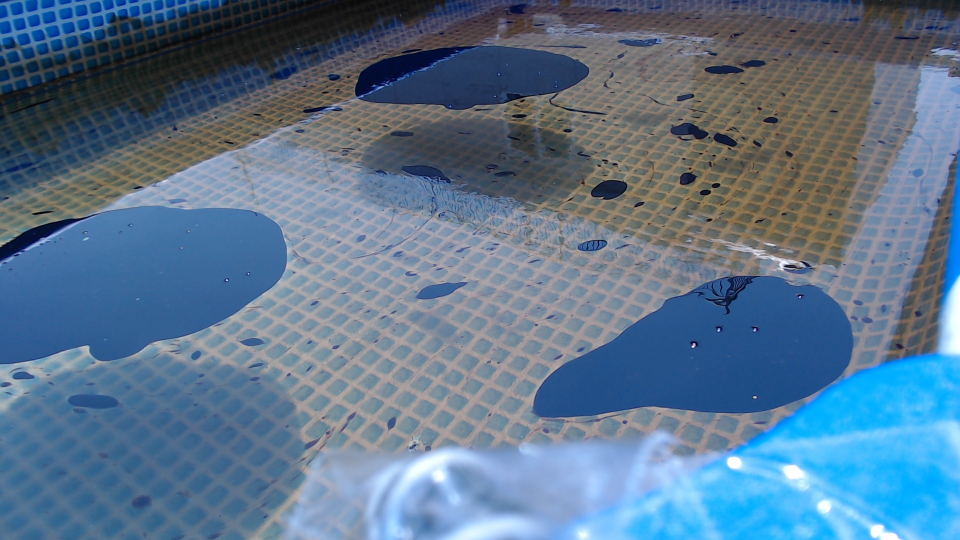
#> input picture img/2019-05-16 11:39:15:cam1.jpg, 1920 x 1080 px (shown at 1/2 size)
$ python test.1.py
#> lines starting #> are read from the running program, lines starting #| are printed output that depends on the picture; after the words box and inside, x2 and y2 are one past the last pixel; in counts of white or black regions, pixels touching at a corner belong together
import cv2
import numpy as np
import os


def mouse_callback(event, x, y ,flags, param):

    # mouse Left button clicked
    if event == cv2.EVENT_FLAG_MBUTTON and flags == cv2.EVENT_LBUTTONDOWN:
        X = x / 256
        Y = y / 256
        print(X,", ",Y)

cv2.namedWindow('mask')
cv2.setMouseCallback('mask', mouse_callback)

filter_list_row = 2
filter_list_col = 6
hsv_darkoil_filter_list = [
    #[(lower_bound_h, s, v), (upper_bound_h, s, v)]
    [(0, 0, 0), (179, 255, 200)],
    [(0, 0, 0), (179, 130, 150)],
    [(0, 0, 0), (179, 90, 120)],
    [(50, 80, 0), (179, 255, 200)],
    [(70, 70, 0), (179, 255, 200)],
    [(95, 50, 0), (179, 255, 200)],

    [(0, 0, 0), (179, 180, 120)],
    [(0, 0, 0), (179, 150, 150)],
    [(0, 0, 0), (179, 120, 180)],
    [(70, 100, 0), (179, 255, 200)],
    [(85, 85, 0), (179, 255, 200)],
    [(105, 70, 0), (179, 255, 200)],
]

path_dir = os.getcwd() + "/img/"
file_name = "2019-05-16 11:39:15:cam1.jpg"

img_rgb = cv2.imread(path_dir + file_name)
#> img_rgb is the input picture: shape (1080, 1920, 3); mean B, G, R 141.6, 117.2, 92.1
img_resize = cv2.resize(img_rgb, (256, 256), interpolation=cv2.INTER_AREA)

img_hsv = cv2.cvtColor(img_resize, cv2.COLOR_BGR2HSV)
#> img_hsv: shape (256, 256, 3); mean H, S, V 95.8, 91.8, 144.8
h, s, v = cv2.split(img_hsv)
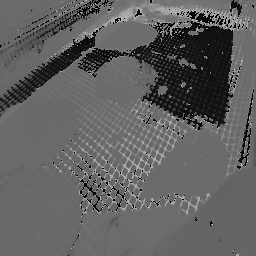
#> h: shape (256, 256); min 0, max 179, mean 95.8
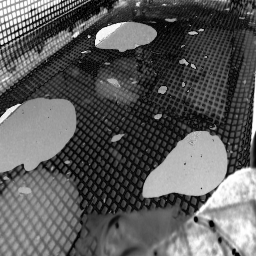
#> s: shape (256, 256); min 0, max 255, mean 91.8
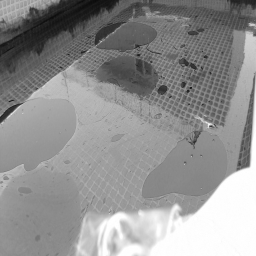
#> v: shape (256, 256); min 11, max 255, mean 144.8
hsv = np.concatenate((h, s, v), axis=1)
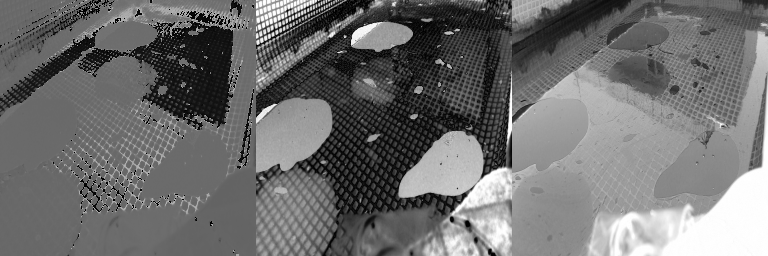
#> hsv: shape (256, 768); min 0, max 255, mean 110.8


mask_list = []

for index, filter in enumerate(hsv_darkoil_filter_list):
    hsv_lower_bound = filter[0]
    hsv_uppter_bound = filter[1]

    mask = cv2.inRange(img_hsv, hsv_lower_bound, hsv_uppter_bound)
    mask_list.append(mask)
#> this loop made 12 passes
#> pass 1, `mask = cv2.inRange(img_hsv, hsv_lower_bound, hsv_uppter_bound)`:
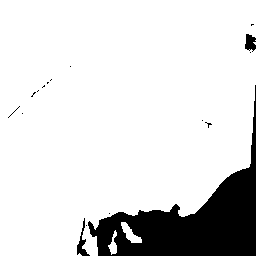
#> mask: shape (256, 256); 86.3% white; 17 black regions (14 under 20 px), largest, box (x1, y1, x2, y2) and area: (88, 85, 256, 256) 8603, (77, 218, 90, 256) 154, (245, 34, 256, 52) 141
#> pass 3, `mask = cv2.inRange(img_hsv, hsv_lower_bound, hsv_uppter_bound)`:
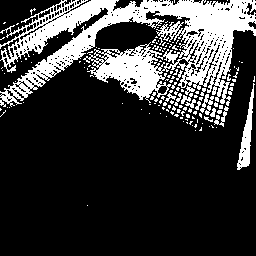
#> mask: shape (256, 256); 22% white; 141 white regions (125 under 20 px), largest, box (x1, y1, x2, y2) and area: (0, 0, 256, 107) 12456, (237, 83, 255, 170) 553, (200, 94, 214, 115) 128
#> after the loop, mask_list = 12 items


temp = []

for i in range(filter_list_row):
    temp.append(np.concatenate(mask_list [filter_list_col*i : filter_list_col*(i+1)], axis=1))
#> after the loop, temp = 2 items
result = np.concatenate(temp, axis=0)
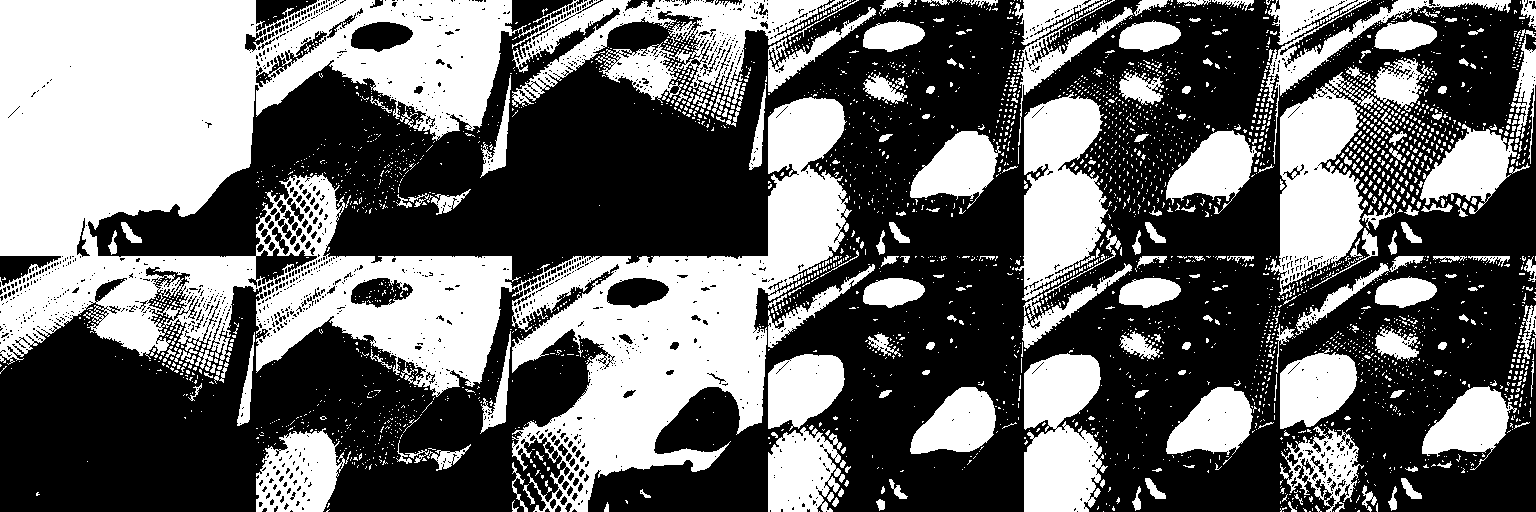
#> result: shape (512, 1536); 41% white; 3405 white regions (3149 under 20 px), largest, box (x1, y1, x2, y2) and area: (0, 0, 852, 512) 181649, (1270, 72, 1383, 297) 12589, (1015, 92, 1108, 301) 12107


cv2.imshow('hsv', hsv)
cv2.imshow('mask', result)
cv2.imshow('origin', img_resize)

# cv2.imwrite('./mask.jpg', mask);
cv2.waitKey(0)


cv2.destroyAllWindows()

$ run again, with img/2019-05-15 16:34:40:cam1.jpg copied over img/2019-05-16 11:39:15:cam1.jpg
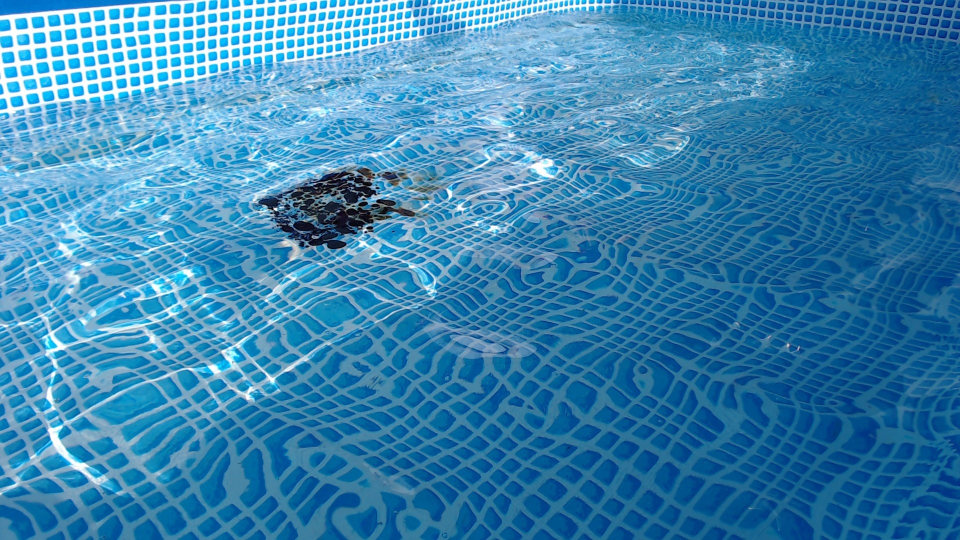
#> input picture img/2019-05-15 16:34:40:cam1.jpg, 1920 x 1080 px (shown at 1/2 size)
#> img_rgb is the input picture: shape (1080, 1920, 3); mean B, G, R 176.3, 132.5, 58.1
#> img_hsv: shape (256, 256, 3); mean H, S, V 101.1, 179.1, 176.3
#> the loop `for index, filter in enumerate(hsv_darkoil_filter_list):` made 12 passes
#> pass 1, `mask = cv2.inRange(img_hsv, hsv_lower_bound, hsv_uppter_bound)`:
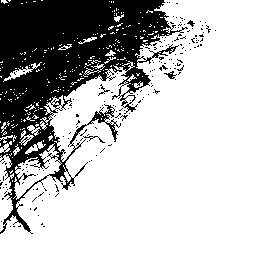
#> mask: shape (256, 256); 73.1% white; 178 black regions (172 under 20 px), largest, box (x1, y1, x2, y2) and area: (0, 0, 188, 234) 17005, (164, 71, 177, 79) 42, (83, 136, 105, 143) 35, (98, 84, 110, 96) 30, (187, 20, 195, 27) 25, (159, 65, 168, 71) 22
#> after the loop `for index, filter in enumerate(hsv_darkoil_filter_list):`: mask_list = 12 items
#> after the loop `for i in range(filter_list_row):`: temp = 2 items
#> `result = np.concatenate(temp, axis=0)`:
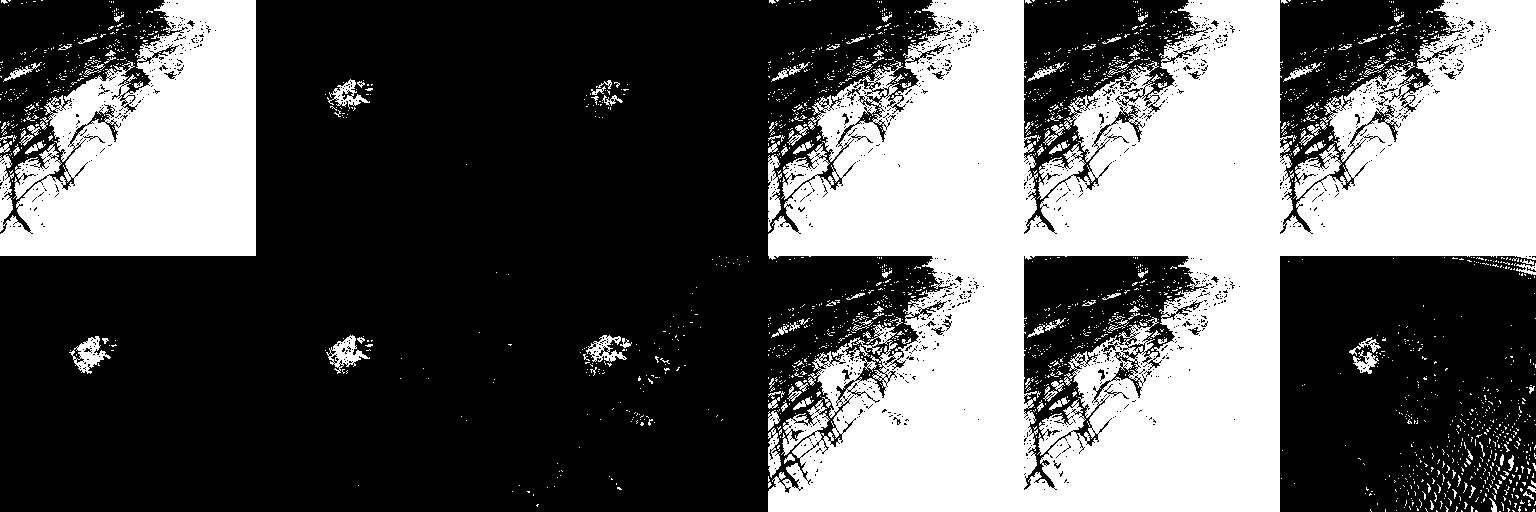
#> result: shape (512, 1536); 36.9% white; 2210 white regions (2067 under 20 px), largest, box (x1, y1, x2, y2) and area: (768, 0, 1536, 512) 227859, (0, 0, 256, 256) 46384, (69, 336, 111, 374) 635

$ run again, with img/2019-05-15 16:34:40:cam2.jpg copied over img/2019-05-16 11:39:15:cam1.jpg
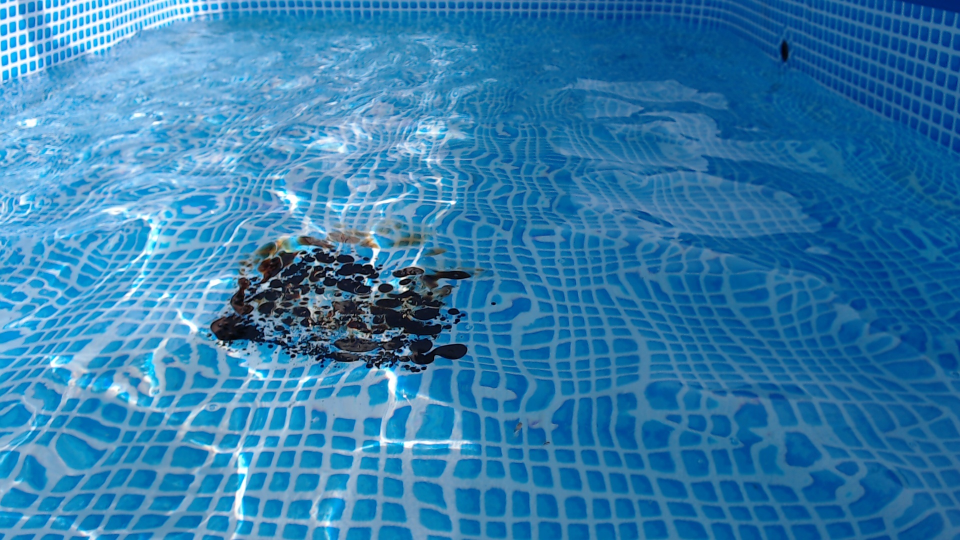
#> input picture img/2019-05-15 16:34:40:cam2.jpg, 1920 x 1080 px (shown at 1/2 size)
#> img_rgb is the input picture: shape (1080, 1920, 3); mean B, G, R 172.7, 124.7, 50.6
#> img_hsv: shape (256, 256, 3); mean H, S, V 102.1, 185.5, 172.8
#> the loop `for index, filter in enumerate(hsv_darkoil_filter_list):` made 12 passes
#> pass 1, `mask = cv2.inRange(img_hsv, hsv_lower_bound, hsv_uppter_bound)`:
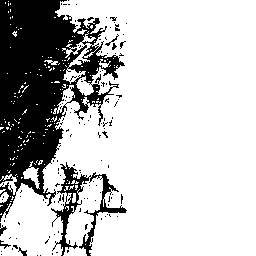
#> mask: shape (256, 256); 76.9% white; 129 black regions (121 under 20 px), largest, box (x1, y1, x2, y2) and area: (0, 0, 125, 222) 13070, (51, 162, 127, 256) 1480, (0, 223, 7, 236) 38
#> after the loop `for index, filter in enumerate(hsv_darkoil_filter_list):`: mask_list = 12 items
#> after the loop `for i in range(filter_list_row):`: temp = 2 items
#> `result = np.concatenate(temp, axis=0)`:
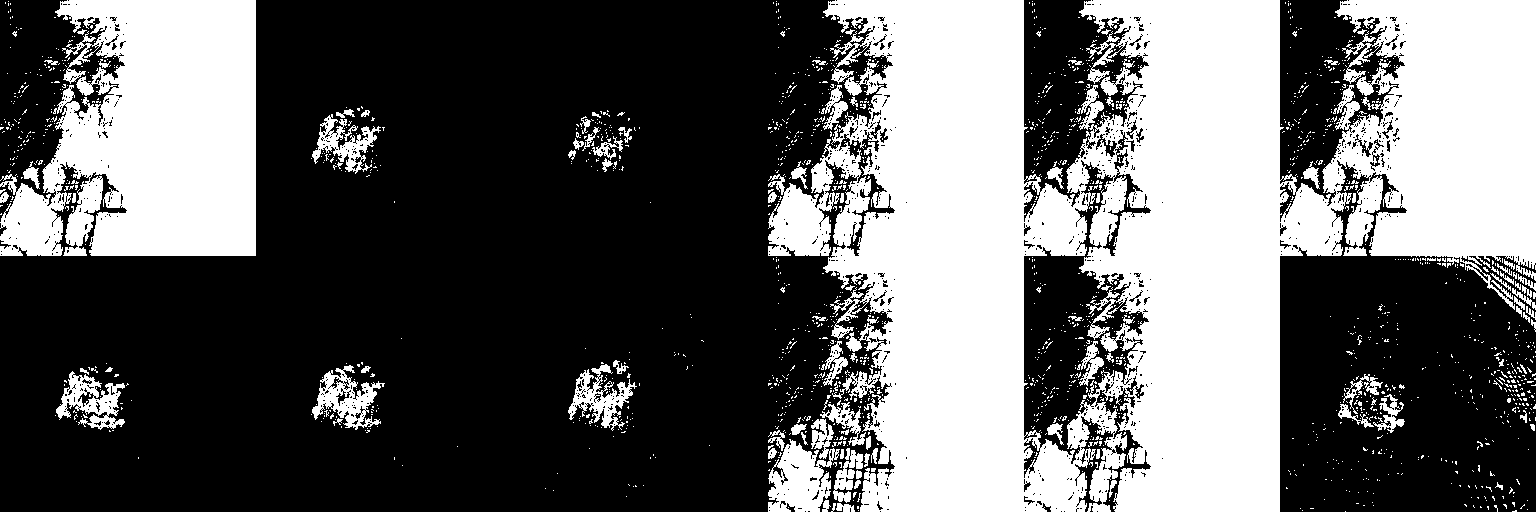
#> result: shape (512, 1536); 39.1% white; 1809 white regions (1706 under 20 px), largest, box (x1, y1, x2, y2) and area: (768, 0, 1536, 512) 232758, (0, 0, 256, 256) 49503, (768, 419, 840, 512) 3610
